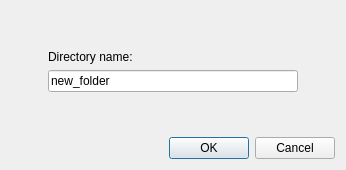
<?xml version="1.0" encoding="UTF-8"?>
<ui version="4.0">
 <class>DlgNewDir</class>
 <widget class="QDialog" name="DlgNewDir">
  <property name="geometry">
   <rect>
    <x>0</x>
    <y>0</y>
    <width>346</width>
    <height>170</height>
   </rect>
  </property>
  <property name="windowTitle">
   <string>Dialog</string>
  </property>
  <layout class="QVBoxLayout" name="verticalLayout_2">
   <item>
    <spacer name="verticalSpacer">
     <property name="orientation">
      <enum>Qt::Vertical</enum>
     </property>
     <property name="sizeHint" stdset="0">
      <size>
       <width>20</width>
       <height>28</height>
      </size>
     </property>
    </spacer>
   </item>
   <item>
    <layout class="QHBoxLayout" name="horizontalLayout">
     <item>
      <spacer name="horizontalSpacer">
       <property name="orientation">
        <enum>Qt::Horizontal</enum>
       </property>
       <property name="sizeHint" stdset="0">
        <size>
         <width>40</width>
         <height>20</height>
        </size>
       </property>
      </spacer>
     </item>
     <item>
      <layout class="QVBoxLayout" name="verticalLayout">
       <item>
        <widget class="QLabel" name="label">
         <property name="text">
          <string>Directory name:</string>
         </property>
        </widget>
       </item>
       <item>
        <widget class="QLineEdit" name="text_filename">
         <property name="minimumSize">
          <size>
           <width>250</width>
           <height>0</height>
          </size>
         </property>
         <property name="text">
          <string>new_folder</string>
         </property>
        </widget>
       </item>
      </layout>
     </item>
     <item>
      <spacer name="horizontalSpacer_2">
       <property name="orientation">
        <enum>Qt::Horizontal</enum>
       </property>
       <property name="sizeHint" stdset="0">
        <size>
         <width>40</width>
         <height>20</height>
        </size>
       </property>
      </spacer>
     </item>
    </layout>
   </item>
   <item>
    <spacer name="verticalSpacer_2">
     <property name="orientation">
      <enum>Qt::Vertical</enum>
     </property>
     <property name="sizeHint" stdset="0">
      <size>
       <width>20</width>
       <height>29</height>
      </size>
     </property>
    </spacer>
   </item>
   <item>
    <widget class="QDialogButtonBox" name="buttonBox">
     <property name="orientation">
      <enum>Qt::Horizontal</enum>
     </property>
     <property name="standardButtons">
      <set>QDialogButtonBox::Cancel|QDialogButtonBox::Ok</set>
     </property>
    </widget>
   </item>
  </layout>
 </widget>
 <resources/>
 <connections>
  <connection>
   <sender>buttonBox</sender>
   <signal>accepted()</signal>
   <receiver>DlgNewDir</receiver>
   <slot>accept()</slot>
   <hints>
    <hint type="sourcelabel">
     <x>248</x>
     <y>254</y>
    </hint>
    <hint type="destinationlabel">
     <x>157</x>
     <y>274</y>
    </hint>
   </hints>
  </connection>
  <connection>
   <sender>buttonBox</sender>
   <signal>rejected()</signal>
   <receiver>DlgNewDir</receiver>
   <slot>reject()</slot>
   <hints>
    <hint type="sourcelabel">
     <x>316</x>
     <y>260</y>
    </hint>
    <hint type="destinationlabel">
     <x>286</x>
     <y>274</y>
    </hint>
   </hints>
  </connection>
 </connections>
</ui>
